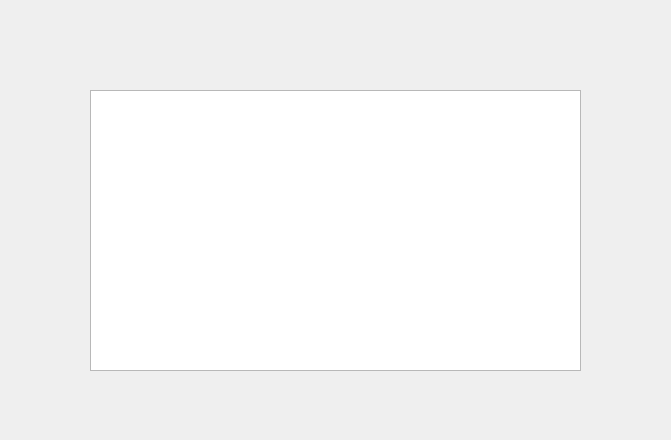
<?xml version="1.0" encoding="UTF-8"?>
<ui version="4.0">
 <class>Bilanfinancie</class>
 <widget class="QDialog" name="Bilanfinancie">
  <property name="geometry">
   <rect>
    <x>0</x>
    <y>0</y>
    <width>671</width>
    <height>440</height>
   </rect>
  </property>
  <property name="windowTitle">
   <string>Dialog</string>
  </property>
  <widget class="QTableView" name="excel">
   <property name="geometry">
    <rect>
     <x>90</x>
     <y>90</y>
     <width>491</width>
     <height>281</height>
    </rect>
   </property>
  </widget>
 </widget>
 <resources/>
 <connections/>
</ui>
